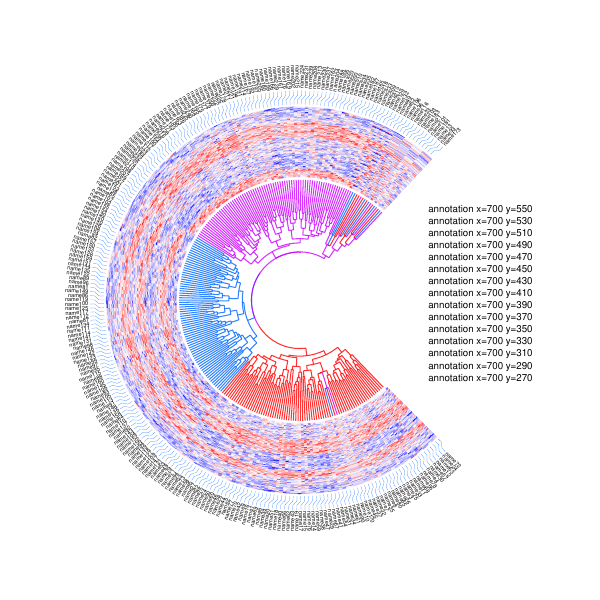

Write the R code that produced this figure.
rm(list=ls());

library(OmicCircos2);

source("make_heatmap_dat.R");
source("cluster_circle.R");
source("heatmap_cluster_h.R");
set.seed(1234);
numc  <- 80;
dat   <- make.heatmap.dat(cnum=numc, rnum=10, clu.num=3, clu.mean=c(0.8,1.2,2.4));
colnames(dat)  <- paste0("name", 1:ncol(dat));
row.names(dat) <- paste0("gene", 1:nrow(dat));

dat.d <- dist(t(dat));
dat.h <- hclust(dat.d);

order.n <- dat.h$labels[dat.h$order];
col.i   <- match(order.n, colnames(dat));
dat     <- dat[,col.i];

seg.End   <- 1:ncol(dat);
seg.Start <- seg.End - 1;
nodat     <- rep("NA", ncol(dat));

seg.d      <- data.frame(seg.name=rep("seg1",ncol(dat)), seg.Start=seg.Start, 
                    seg.End=seg.End, the.v=nodat, NO=nodat);
cir        <- segAnglePo(seg.d, seg="seg1", angle.start=135, angle.end=405);
heatmap.d  <- data.frame(chr=rep("seg1", ncol(dat)), po=seg.End, t(dat));
lab.d      <- data.frame(heatmap.d[,1:2], names=dat.h$labels[dat.h$order]);

cols <- rainbow(10, alpha=0.8);
col1 <- c(rep(cols[1],numc),rep(cols[7],numc),rep(cols[9],numc));

pdf("do_cluster_circle03.pdf", 6, 6);
par(mar=c(2,2,2,2));
plot(c(1:800), c(1:800), type="n", axes=F, xlab="", ylab="", main="", asp=1);
cluster.circle(400, 400, 80, 200, data=dat.h, angle.start=135,  angle.end=403, tip=T, tip.cex=0.01,
               edge.color = col1, tip.color=col1, edge.width = 1, lab.d=1, cex=1);
circos(mapping=heatmap.d, xc=400, yc=400, R=210, W=150,
       cir=cir, type="heatmap2", lwd=0.2)
circos(mapping=lab.d, xc=400, yc=400, R=350, W=10,
       cir=cir, type="label2", side="out", cex=0.3, col="black")

y <- 550;
x <- 700;
for (i in 1:15){
  t.s <- paste0("annotation x=", x, " y=", y);
  text(x, y, t.s, cex=0.6);
  y <- y - 20;
}
dev.off();

